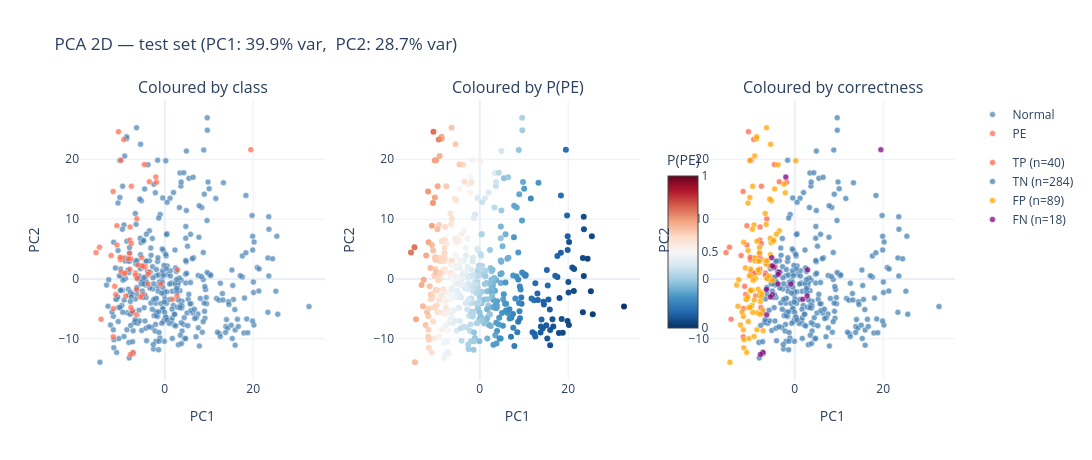

Notebook source saved alongside this figure:
### Code cell
df_pca = pd.DataFrame({
    'PC1': pcs_test[:, 0], 'PC2': pcs_test[:, 1], 'PC3': pcs_test[:, 2],
    'class': np.where(y_test==1, 'PE', 'Normal'),
    'P(PE)': probs_test, 'category': categ,
    'patient': g_test,
})

fig = make_subplots(rows=1, cols=3,
    subplot_titles=('Coloured by class', 'Coloured by P(PE)', 'Coloured by correctness'),
    horizontal_spacing=0.08)
for cls, c in [('Normal', C_NORM), ('PE', C_PE)]:
    sub = df_pca[df_pca['class']==cls]
    fig.add_trace(go.Scatter(x=sub.PC1, y=sub.PC2, mode='markers',
        marker=dict(size=6, color=c, opacity=0.7, line=dict(width=0.5, color='white')),
        name=cls, legendgroup='cls'), row=1, col=1)
fig.add_trace(go.Scatter(x=df_pca.PC1, y=df_pca.PC2, mode='markers',
    marker=dict(size=6, color=df_pca['P(PE)'], colorscale='RdBu_r', cmin=0, cmax=1,
                showscale=True, colorbar=dict(title='P(PE)', x=0.66, len=0.7)),
    showlegend=False), row=1, col=2)
for cat, c in categ_color.items():
    sub = df_pca[df_pca['category']==cat]
    if len(sub):
        fig.add_trace(go.Scatter(x=sub.PC1, y=sub.PC2, mode='markers',
            marker=dict(size=6, color=c, opacity=0.75, line=dict(width=0.5, color='white')),
            name=f'{cat} (n={len(sub)})', legendgroup='cat'), row=1, col=3)
fig.update_xaxes(title_text='PC1'); fig.update_yaxes(title_text='PC2')
fig.update_layout(template='plotly_white', width=1300, height=460,
    title=f'PCA 2D — test set (PC1: {var_ratio[0]*100:.1f}% var,  PC2: {var_ratio[1]*100:.1f}% var)')
fig.show()

### Figure 1 — Plotly figure (JSON) as saved in the notebook; plotly's stock layout.template omitted (floating-point values rounded to 4 significant figures; data arrays with more than 128 entries replaced by an {"elided": "..."} marker saying what was removed)
{"data": [{"legendgroup": "cls", "marker": {"color": "steelblue", "line": {"color": "white", "width": 0.5}, "opacity": 0.7, "size": 6}, "mode": "markers", "name": "Normal", "type": "scatter", "x": {"elided": "373 float values"}, "xaxis": "x", "y": {"elided": "373 float values"}, "yaxis": "y"}, {"legendgroup": "cls", "marker": {"color": "tomato", "line": {"color": "white", "width": 0.5}, "opacity": 0.7, "size": 6}, "mode": "markers", "name": "PE", "type": "scatter", "x": [-2.029, -6.623, -6.632, -9.544, -10.06, -3.804, -1.867, 19.48, -6.213, -7.556, -6.34, -9.889, -11.69, -7.855, -12.13, -0.8837, -3.503, -4.621, 1.822, 2.801, -5.082, -9.291, -10.48, -4.432, -7.701, -9.313, -3.584, -7.904, -3.784, -9.868, -9.025, -7.899, -6.419, -6.067, -4.715, -5.066, -7.38, -7.973, 2.899, -15.57, -10.83, -5.229, -7.579, -8.2, -10.83, -5.54, -7.211, -7.773, -6.347, -14.78, -7.677, -11.66, -14.42, -10.11, -11.1, -11.33, -8.846, -11.6], "xaxis": "x", "y": [17.02, 0.986, 0.5965, 3.479, 3.208, -0.8409, 16.18, 21.61, 0.1218, 15.49, 10.04, 19.84, 14.62, 8.691, 3.897, -0.8601, 16.24, 19.12, -3.402, -2.838, -2.647, 23.31, 24.61, 2.134, 3.385, 0.889, 1.111, 6.502, 0.7514, 1.199, 0.9703, 1.63, -1.775, 2.336, 1.953, 2.186, -5.435, 4.271, 1.522, 4.4, 5.681, 3.557, 5.941, 3.39, 8.908, -3.001, -12.26, -12.61, -6.005, 5.304, -4.788, -9.672, -6.738, 3.621, -2.601, -1.239, -2.831, -4.954], "yaxis": "y"}, {"marker": {"cmax": 1, "cmin": 0, "color": {"elided": "431 float values"}, "colorbar": {"len": 0.7, "title": {"text": "P(PE)"}, "x": 0.66}, "colorscale": [[0.0, "rgb(5,48,97)"], [0.1, "rgb(33,102,172)"], [0.2, "rgb(67,147,195)"], [0.3, "rgb(146,197,222)"], [0.4, "rgb(209,229,240)"], [0.5, "rgb(247,247,247)"], [0.6, "rgb(253,219,199)"], [0.7, "rgb(244,165,130)"], [0.8, "rgb(214,96,77)"], [0.9, "rgb(178,24,43)"], [1.0, "rgb(103,0,31)"]], "showscale": true, "size": 6}, "mode": "markers", "showlegend": false, "type": "scatter", "x": {"elided": "431 float values"}, "xaxis": "x2", "y": {"elided": "431 float values"}, "yaxis": "y2"}, {"legendgroup": "cat", "marker": {"color": "tomato", "line": {"color": "white", "width": 0.5}, "opacity": 0.75, "size": 6}, "mode": "markers", "name": "TP (n=40)", "type": "scatter", "x": [-6.623, -6.632, -9.544, -10.06, -1.867, -6.213, -7.556, -6.34, -9.889, -11.69, -7.855, -12.13, -3.503, -4.621, -9.291, -10.48, -4.432, -7.701, -9.313, -7.904, -9.868, -9.025, -7.899, -6.067, -7.38, -7.973, -15.57, -10.83, -7.579, -8.2, -10.83, -14.78, -7.677, -11.66, -14.42, -10.11, -11.1, -11.33, -8.846, -11.6], "xaxis": "x3", "y": [0.986, 0.5965, 3.479, 3.208, 16.18, 0.1218, 15.49, 10.04, 19.84, 14.62, 8.691, 3.897, 16.24, 19.12, 23.31, 24.61, 2.134, 3.385, 0.889, 6.502, 1.199, 0.9703, 1.63, 2.336, -5.435, 4.271, 4.4, 5.681, 5.941, 3.39, 8.908, 5.304, -4.788, -9.672, -6.738, 3.621, -2.601, -1.239, -2.831, -4.954], "yaxis": "y3"}, {"legendgroup": "cat", "marker": {"color": "steelblue", "line": {"color": "white", "width": 0.5}, "opacity": 0.75, "size": 6}, "mode": "markers", "name": "TN (n=284)", "type": "scatter", "x": {"elided": "284 float values"}, "xaxis": "x3", "y": {"elided": "284 float values"}, "yaxis": "y3"}, {"legendgroup": "cat", "marker": {"color": "orange", "line": {"color": "white", "width": 0.5}, "opacity": 0.75, "size": 6}, "mode": "markers", "name": "FP (n=89)", "type": "scatter", "x": [-7.161, -11.64, -7.983, -5.299, -8.903, -9.231, -6.39, -2.144, -10.48, -5.523, -11.06, -3.487, -6.491, -11.57, 0.2257, -11.63, -9.182, -10.59, -9.594, -5.363, -10.58, -9.539, -10.18, -11.94, -9.719, -9.769, -12.28, -8.124, -8.549, -7.212, -6.554, -9.005, -5.559, -3.792, -12.86, -6.672, -5.558, -8.628, -8.642, -5.67, -8.272, -9.08, -4.551, -5.484, -2.468, -8.077, -13.17, -6.644, -5.498, -9.597, -9.439, -9.967, -10.9, -7.793, -5.002, -9.524, -10.0, -11.18, -7.413, -8.577, -6.285, -9.227, -7.984, -7.337, -14.68, -7.843, -9.002, -8.311, -6.268, -10.41, -10.93, -10.65, -4.838, -11.53, -11.5, -5.799, -8.308, -10.13, -8.021, -4.801, -12.68, -7.587, -4.165, -10.54, -10.3, -7.798, -8.584, -9.991, -10.16], "xaxis": "x3", "y": [-8.668, -8.507, 4.368, 13.08, 0.07078, 9.027, 25.27, 14.41, -4.78, -0.1696, -3.35, 8.054, 9.123, 6.127, 19.76, -6.256, -3.531, 12.67, 8.307, 6.073, 4.752, 15.49, 19.81, -5.524, -4.441, 0.4645, -7.691, 1.059, -5.652, -5.261, 2.507, 3.513, 2.144, 19.09, -4.559, 10.93, 6.797, 23.45, 23.75, 13.37, -1.711, 20.54, 15.04, 22.53, 15.84, -2.733, -1.031, 3.036, 4.063, -1.909, -0.2114, -1.846, -12.28, -2.217, -0.2176, -5.562, 1.645, 1.837, -2.517, 6.316, 0.08606, -9.613, 5.247, -5.694, -13.92, -5.906, 3.019, 3.049, 3.043, -9.965, -3.39, -2.998, 6.307, -11.48, -10.17, 0.4785, 1.51, -4.766, 2.966, 6.446, -0.1423, -2.975, 7.49, -7.128, 0.5225, -3.753, -8.5, -1.921, 13.62], "yaxis": "y3"}, {"legendgroup": "cat", "marker": {"color": "purple", "line": {"color": "white", "width": 0.5}, "opacity": 0.75, "size": 6}, "mode": "markers", "name": "FN (n=18)", "type": "scatter", "x": [-2.029, -3.804, 19.48, -0.8837, 1.822, 2.801, -5.082, -3.584, -3.784, -6.419, -4.715, -5.066, 2.899, -5.229, -5.54, -7.211, -7.773, -6.347], "xaxis": "x3", "y": [17.02, -0.8409, 21.61, -0.8601, -3.402, -2.838, -2.647, 1.111, 0.7514, -1.775, 1.953, 2.186, 1.522, 3.557, -3.001, -12.26, -12.61, -6.005], "yaxis": "y3"}], "layout": {"annotations": [{"font": {"size": 16}, "showarrow": false, "text": "Coloured by class", "x": 0.14, "xanchor": "center", "xref": "paper", "y": 1.0, "yanchor": "bottom", "yref": "paper"}, {"font": {"size": 16}, "showarrow": false, "text": "Coloured by P(PE)", "x": 0.5, "xanchor": "center", "xref": "paper", "y": 1.0, "yanchor": "bottom", "yref": "paper"}, {"font": {"size": 16}, "showarrow": false, "text": "Coloured by correctness", "x": 0.86, "xanchor": "center", "xref": "paper", "y": 1.0, "yanchor": "bottom", "yref": "paper"}], "height": 460, "title": {"text": "PCA 2D — test set (PC1: 39.9% var,  PC2: 28.7% var)"}, "width": 1300, "xaxis": {"anchor": "y", "domain": [0.0, 0.28], "title": {"text": "PC1"}}, "xaxis2": {"anchor": "y2", "domain": [0.36, 0.64], "title": {"text": "PC1"}}, "xaxis3": {"anchor": "y3", "domain": [0.72, 1.0], "title": {"text": "PC1"}}, "yaxis": {"anchor": "x", "domain": [0.0, 1.0], "title": {"text": "PC2"}}, "yaxis2": {"anchor": "x2", "domain": [0.0, 1.0], "title": {"text": "PC2"}}, "yaxis3": {"anchor": "x3", "domain": [0.0, 1.0], "title": {"text": "PC2"}}}}
